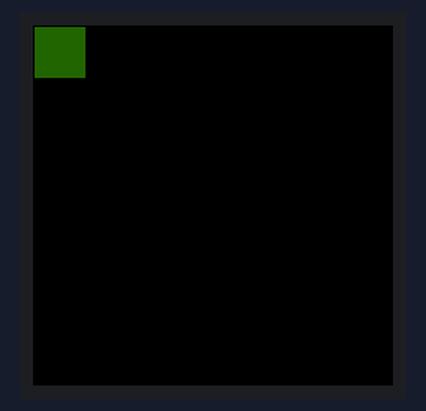
The program below on a simulated Raspberry Pi Pico running MicroPython. Shown: 240×240 colour display.

Above: at 0.8 s.
At 5.0 s:
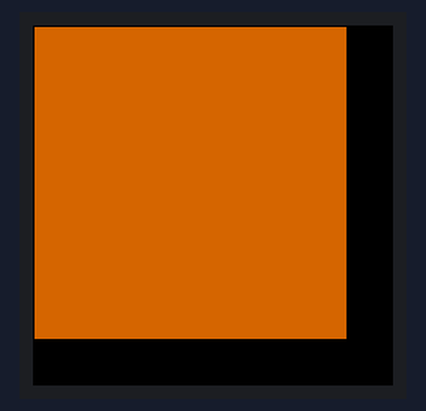
At 9.7 s:
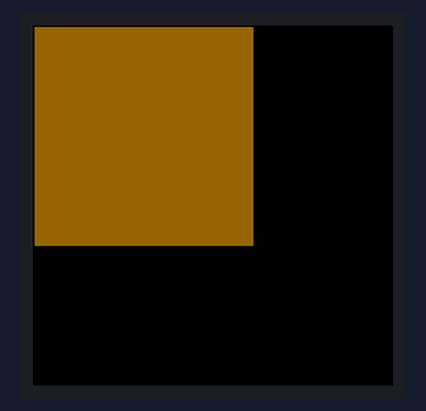
At 19.4 s:
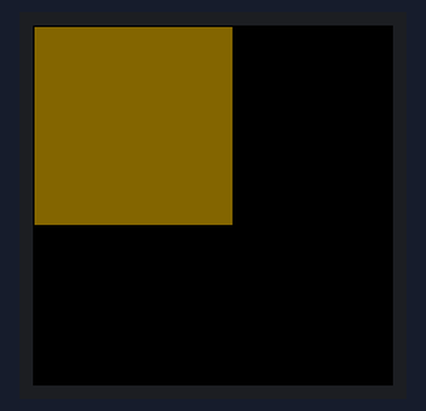
At 29.6 s:
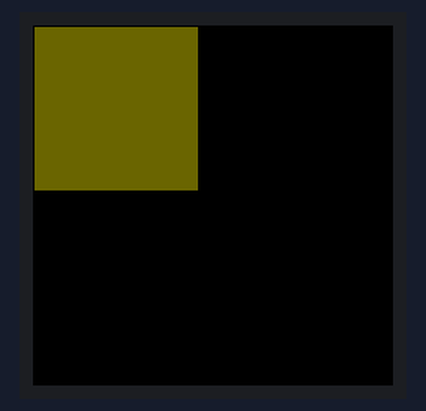
At 39.3 s:
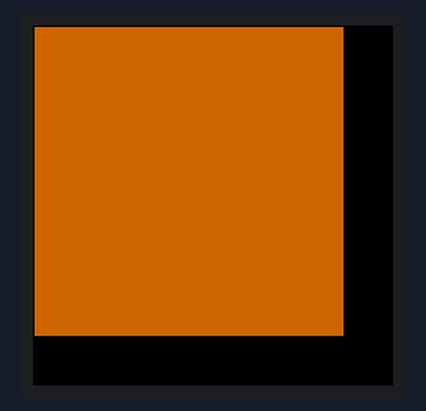

Measured:
- what the display in image 1 shows lasts 0.7 s, from 4.9 s to 5.6 s

The program:

Display_DrawRect.py
```python
from picographics import PicoGraphics, DISPLAY_PICO_EXPLORER, PEN_RGB565 #lib für Display

#Display instanzieren/initialisieren
display = PicoGraphics(display=DISPLAY_PICO_EXPLORER, pen_type=PEN_RGB565)

# Konstante fürs Zeichnen
WIDTH, HEIGHT = display.get_bounds()

# Farben erstellen
BLACK = display.create_pen(0, 0, 0)
WHITE = display.create_pen(255, 255, 255)

# Display löschen
display.set_pen(BLACK)
display.clear()
display.update()

# Arbeitsschleife
while 1:
    # Rechtecke immer größer und kleiner werden lassen:
    for i in range(WIDTH):
        display.set_pen(BLACK) # Display löschen
        display.clear()

        display.set_pen(display.create_pen(i,100,0)) # mit verändernder Farbe zeichnen
        display.rectangle(1,1,i,i) # Rechteck zeichnen (wird immer größer)
        display.update() # Ausgabe aufs Display

    for i in range(WIDTH, 0, -2):
        display.set_pen(BLACK)
        display.clear()

        display.set_pen(display.create_pen(i,100,0))
        display.rectangle(1,1,i,i)
        display.update()
```
